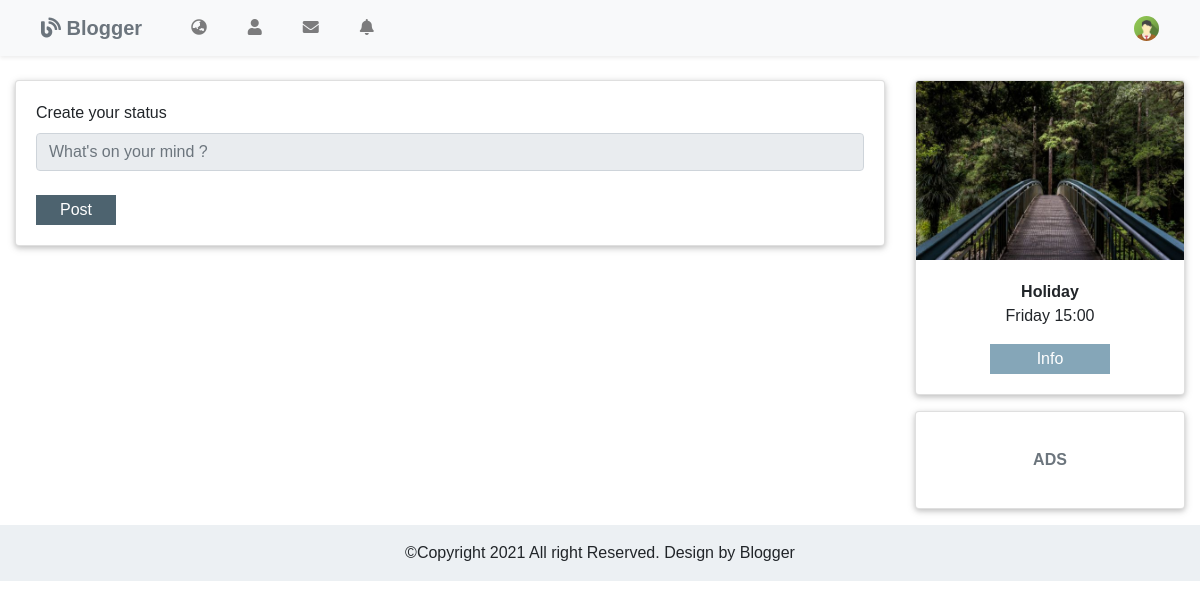
Before: / with the older database file.
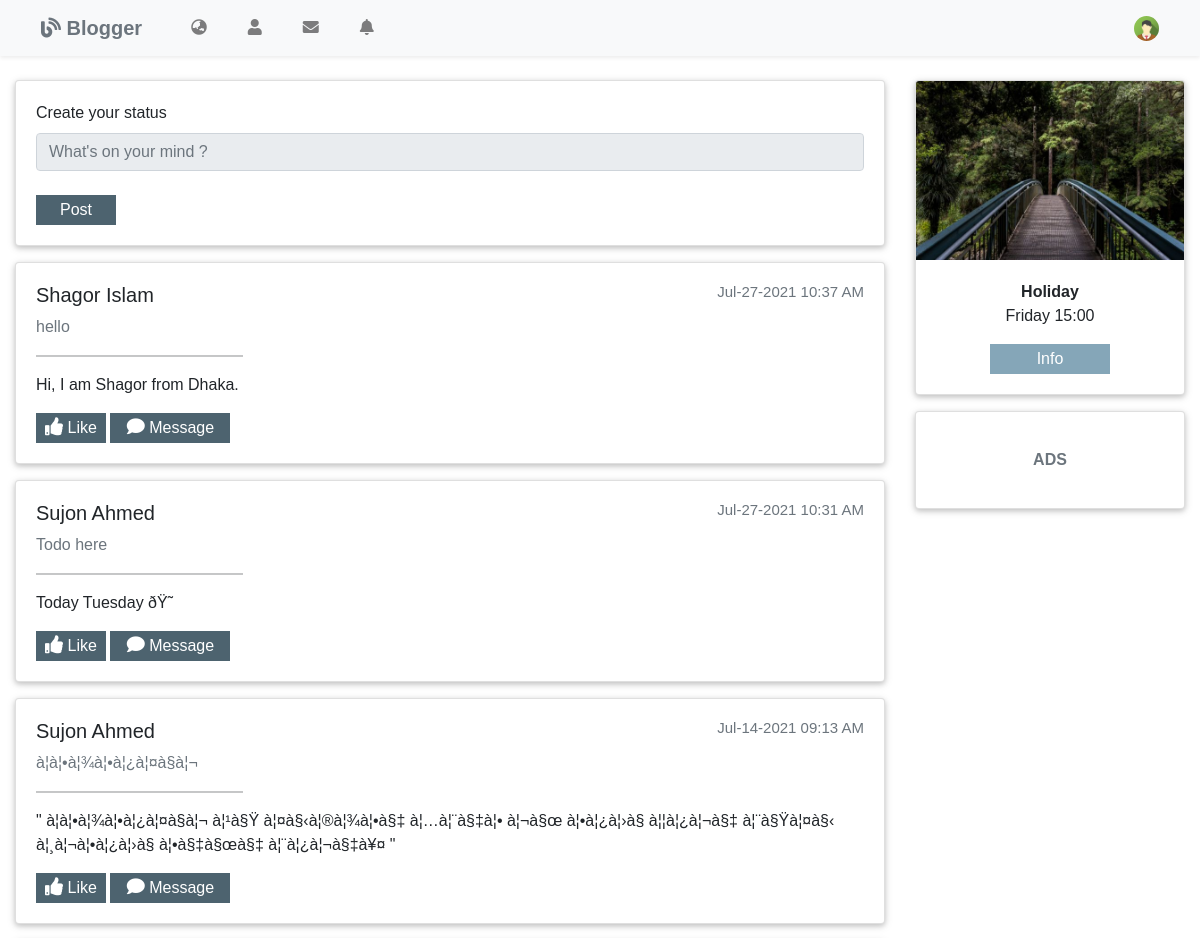
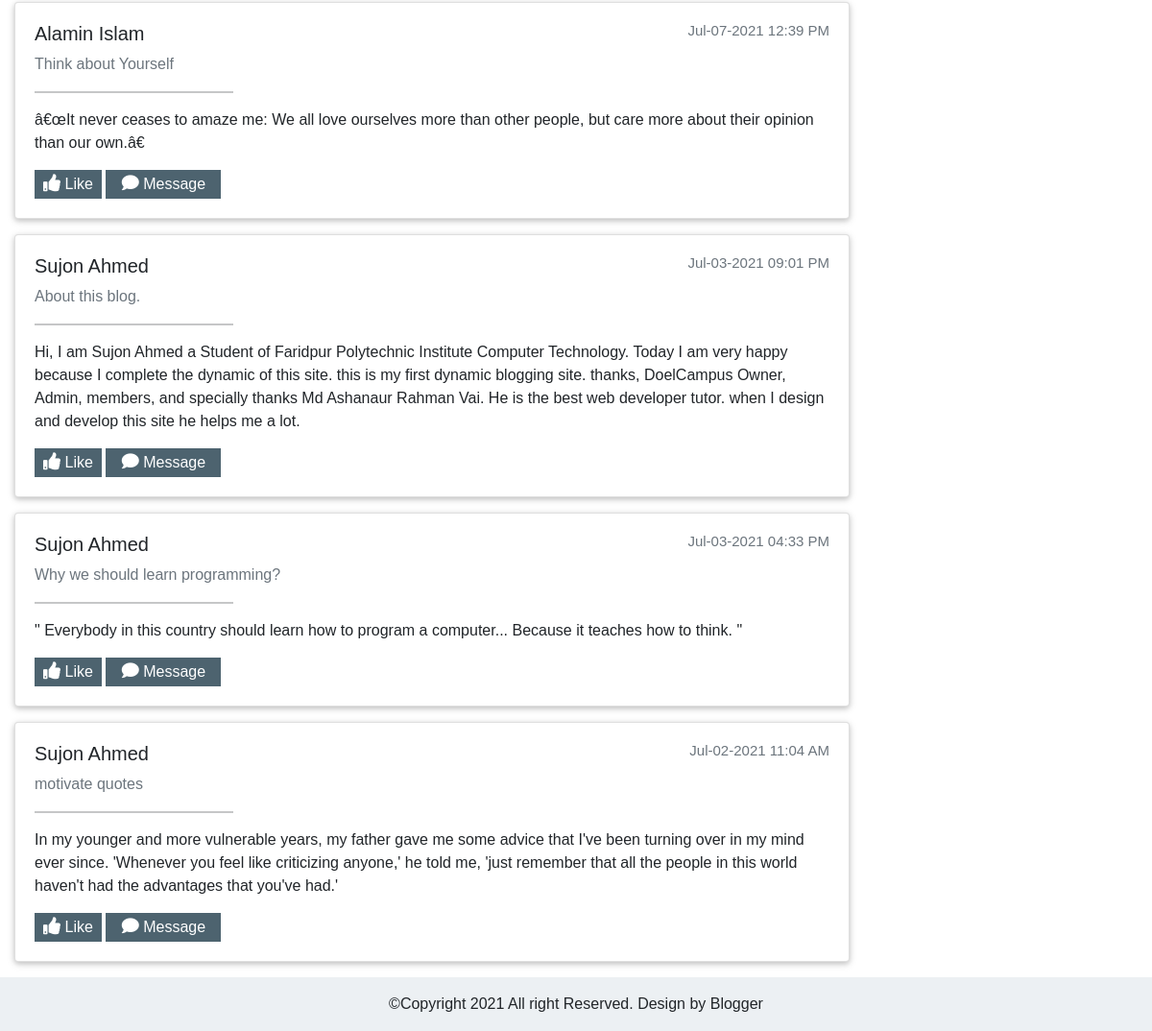
After: the same page with the newer database file (2 pictures, top to bottom).
### tables this page shows
CREATE TABLE `post` (
  `id` int(11) NOT NULL,
  `user_id` int(10) NOT NULL,
  `post_title` varchar(70) NOT NULL,
  `post_body` longtext NOT NULL,
  `post_created_at` datetime NOT NULL DEFAULT current_timestamp()
);

CREATE TABLE `users` (
  `id` int(11) NOT NULL,
  `user_name` varchar(30) NOT NULL,
  `user_email` varchar(40) NOT NULL,
  `user_phone` varchar(15) NOT NULL,
  `date_of_bath` varchar(100) NOT NULL,
  `user_pass` varchar(255) NOT NULL,
  `user_about` longtext NOT NULL,
  `user_created_at` datetime NOT NULL DEFAULT current_timestamp()
);

### index.php (the view, shortened to what this page needs)
<?php
    require 'connection.php';
    $post_all_sql = "SELECT post.*,users.user_name AS author_name FROM post INNER JOIN users ON post.user_id = users.id  ORDER BY id DESC";
    $all_result = $con->query($post_all_sql);
?>
<!DOCTYPE html>
<html lang="en">
<head>
    <link rel="stylesheet" href="asset/css/style.css">
    <link rel="stylesheet" href="asset/css/bootstrap.min.css">
    <link rel="stylesheet" href="https://stackpath.bootstrapcdn.com/bootstrap/4.1.3/css/bootstrap.min.css">
    <link rel="stylesheet" href="https://cdnjs.cloudflare.com/ajax/libs/font-awesome/4.7.0/css/font-awesome.min.css">
    <link rel="stylesheet" href="https://cdnjs.cloudflare.com/ajax/libs/font-awesome/5.15.3/css/all.min.css" />
</head>
<body>
    <nav class="navbar navbar-expand-lg navbar-light bg-light shadow-sm fixed-top">
        <a class="navbar-brand text-secondary" href="index.php" title="Blogger Home"><span class="fas fa-blog"></span><strong> Blogger</strong></a>
        <div class="collapse navbar-collapse" id="navbarSupportedContent">
            <ul class="navbar-nav mr-auto">
            <li class="nav-item">
                <a class="nav-link" title="News" href="#"><i class="fa fa-globe-asia"><span class="ml-2 news">News</span></i></a>
            </li>
            <li class="nav-item">
                <a class="nav-link" title="Account Settings" href="#"><i class="fa fa-user"><span class="ml-2 account-settings">Account Settings</span></i></a>
            </li>
            <li class="nav-item">
                <a class="nav-link" title="Message" href="#"><i class="fa fa-envelope"><span class="ml-2 message">Message</span></i></a>
            </li>
            <li class="nav-item dropdown">
                <a class="nav-link" href="#" title="Notifications" id="navbarDropdown" role="button" data-toggle="dropdown" >
                    <i class="fa fa-bell"><span class="ml-2 notifications">Notifications</span></i>
                </a>
            </li>
            </ul>
            <a href="login.php"><img src="asset/img/avatar2.png" title="Login" class="avatar2" alt="avatar"></a>
        </div>
    </nav>
    <div class="container-fluid">
        <div class="row">
            <div class="col-md-9">
                <div class="card card-status">
                    <div class="card-body">
                       <form action="login.php" method="POST">
                           <label for="status">Create your status</label>
                        <input disabled name="status" id="status" class="form-control " type="text" placeholder="What's on your mind ?" aria-label=".form-control-sm example"><br>
                        <input type="submit" name="submit" value="Post" class="post_btn">
                       </form>
                    </div>
                </div>
                <?php
                    if($all_result->num_rows > 0) {
                        while($post_row = $all_result->fetch_object()) {
                            ?>
                <div class="card card-post mt-3">
                    <div class="card-body">
                        <h5 class="author"><?php echo $post_row->author_name;?> <span class="float-right text-secondary update_time"><?php echo date('M-d-Y h:i A',strtotime($post_row->post_created_at));?></span></h5>
                        <p class="title text-secondary"><?php echo $post_row->post_title;?></p>
                        <hr class="w-25">
                        <p><?php echo $post_row->post_body;?></p>
                        <button type="submit" class="like_btn"><i class="fas fa-thumbs-up"></i> Like</button>
                       <button type="submit" class="comment_btn"><i class="fas fa-comment"></i> Message</button>
                    </div>
                </div>
                        <?php
                        }
                    }
                ?>
            </div>
            <div class="col-md-3">
                <div class="card card-events text-center">
                    <img src="asset/img/forest.jpg" class="card-img-top" alt="forest">
                    <div class="card-body">
                        <p class="card-text"><strong>Holiday</strong><br> Friday 15:00</p>
                        <button class="holiday">Info</button>
                    </div>
                </div>
                <div class="card mt-3 py-3 text-center text-secondary ads">
                   <div class="card-body">
                       <strong>ADS</strong>
                   </div>
                </div>
            </div>
        </div>
        <div class="row mt-3">
            <div class="col-md-12 col-sm-12 footer">
                <p class="text-center px-2 my-3">&copy;Copyright 2021 All right Reserved. Design by Blogger</p>
            </div>
        </div>
    </div>
</body>
</html>

### asset/css/style.css (style rules this page uses)
* { margin: 0; padding: 0; box-sizing: border-box; font-family: 'Josefin Sans',Arial, Helvetica, sans-serif; }
a { text-decoration: none; }
body { background: rgb(245, 247, 248); }
.navbar-brand { margin-left: 25px; font-family: 'Josefin Sans',Arial, Helvetica, sans-serif; }
a img.avatar2 { width: 25px; height: 25px; border-radius: 50%; margin-right: 25px; }
.nav-item a.nav-link i { margin-left: 25px; }
i.fas { font-size: 18px; }
span.fas { font-size: 20px; }
.container-fluid { margin-top: 80px; }
.card-status { box-shadow: 0 2px 5px 0 rgb(0 0 0 / 16%), 0 2px 10px 0 rgb(0 0 0 / 12%); }
.post_btn { width: 80px; height: 30px; background: rgb(77, 99, 111); color: #fff; border: none; outline: none; }
.like_btn { width: 70px; height: 30px; background: rgb(77, 99, 111); color: #fff; border: none; outline: none; }
.comment_btn { width: 120px; height: 30px; background: rgb(77, 99, 111); color: #fff; border: none; outline: none; }
.comment_btn i.fas { color: #fff; }
.card-post { box-shadow: 0 2px 5px 0 rgb(0 0 0 / 16%), 0 2px 10px 0 rgb(0 0 0 / 12%); }
span.update_time { font-size: 15px; }
.card-events { box-shadow: 0 2px 5px 0 rgb(0 0 0 / 16%), 0 2px 10px 0 rgb(0 0 0 / 12%); }
button.holiday { width: 120px; height: 30px; line-height: 30px; background: rgb(133, 166, 184); color: #fff; border: none; outline: none; }
.ads { box-shadow: 0 2px 5px 0 rgb(0 0 0 / 16%), 0 2px 10px 0 rgb(0 0 0 / 12%); }
.footer { background: hsl(206, 21%, 94%); }

Changed rows visible on the page:
added post: user.user_name "Shagor Islam", post_created_at "Jul-27-2021 10:37 AM", post_title "hello", post_body "Hi, I am Shagor from Dhaka."
added post: user.user_name "Sujon Ahmed", post_created_at "Jul-27-2021 10:31 AM", post_title "Todo here", post_body "Today Tuesday ðŸ˜"
added post: user.user_name "Sujon Ahmed", post_created_at "Jul-14-2021 09:13 AM", post_title "à¦à¦•à¦¾à¦•à¦¿à¦¤à§à¦¬", post_body "\" à¦à¦•à¦¾à¦•à¦¿à¦¤à§à¦¬ à¦¹à§Ÿ à¦¤à§‹à¦®à¦¾à¦•à§‡ à¦…à¦¨à§‡à¦• à¦¬à§œ à¦•à¦¿à¦›à§ à¦¦à¦¿à¦¬à§‡ à¦¨à§Ÿà¦¤à§‹ à¦¸à¦¬à¦•à¦¿à¦›à§ à¦•à§‡à§œà§‡ à¦¨à¦¿à¦¬à§‡à¥¤ \""
added post: user.user_name "Alamin Islam", post_created_at "Jul-07-2021 12:39 PM", post_title "Think about Yourself", post_body "â€œIt never ceases to amaze me: We all love ourselves more than other people, but care more about their opinion than our own.â€"
added post: user.user_name "Sujon Ahmed", post_created_at "Jul-03-2021 09:01 PM", post_title "About this blog.", post_body "Hi, I am Sujon Ahmed a Student of Faridpur Polytechnic Institute Computer Technology. Today I am very happy because I complete the dynamic of this site. this is my first dynamic blogging site. thanks, DoelCampus Owner, Admin, members, and specially thanks Md Ashanaur Rahman Vai. He is the best web developer tutor. when I design and develop this site he helps me a lot."
added post: user.user_name "Sujon Ahmed", post_created_at "Jul-03-2021 04:33 PM", post_title "Why we should learn programming?", post_body "\" Everybody in this country should learn how to program a computer... Because it teaches how to think. \""
now on this page (row edited): post: user.user_name "Sujon Ahmed", post_created_at "Jul-02-2021 11:04 AM", post_title "motivate quotes", post_body "In my younger and more vulnerable years, my father gave me some advice that I've been turning over in my mind ever since. 'Whenever you feel like criticizing anyone,' he told me, 'just remember that all the people in this world haven't had the advantages that you've had.'"
